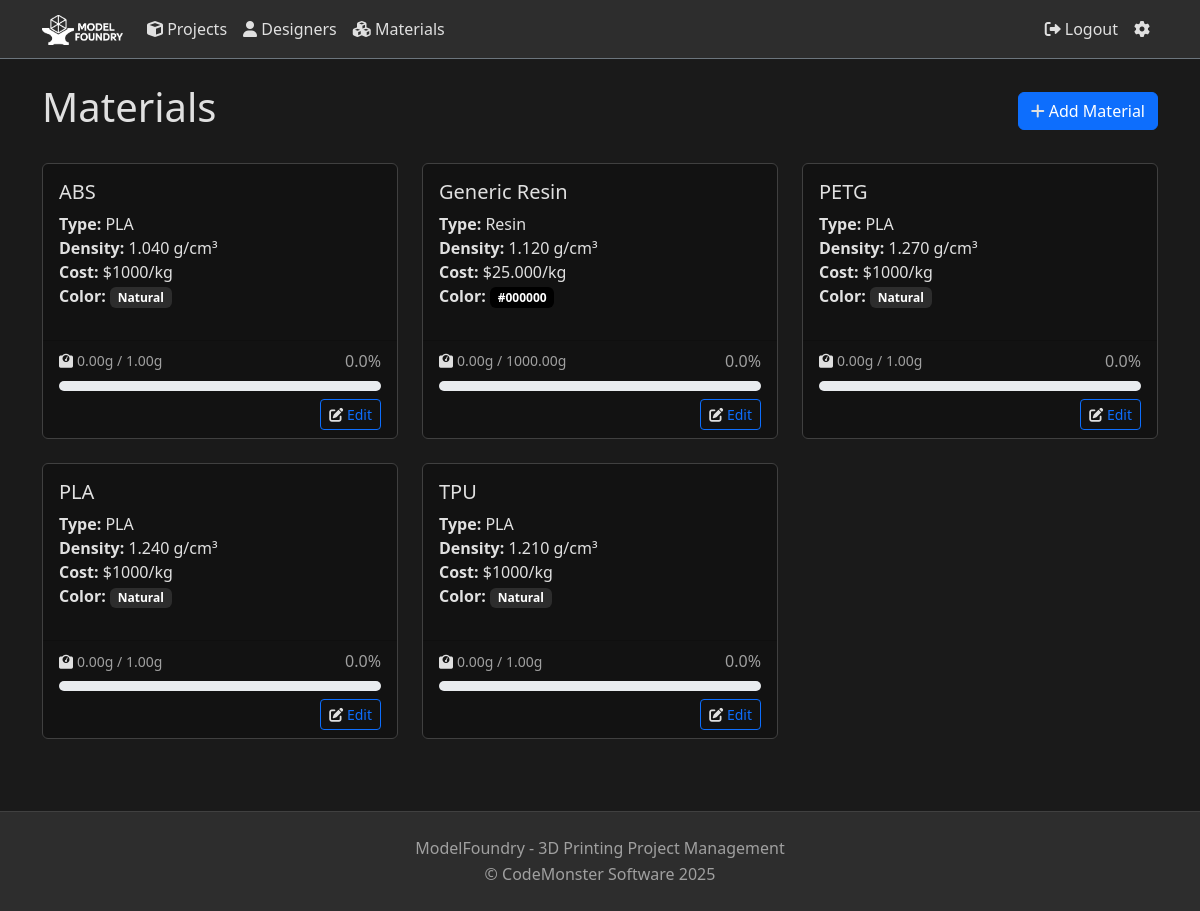
The app's page /materials/ (signed in) with its own data.
### projects/models.py (models this page shows, shortened)
class Material(models.Model):
    MATERIAL_TYPES = [
        ('PLA', 'PLA'),
        ('ABS', 'ABS'),
        ('PETG', 'PETG'),
        ('TPU', 'TPU'),
        ('Nylon', 'Nylon'),
        ('PC', 'Polycarbonate'),
        ('ASA', 'ASA'),
        ('HIPS', 'HIPS'),
        ('PVA', 'PVA'),
        ('Resin', 'Resin'),
        ('Other', 'Other'),
    ]
    name = models.CharField(max_length=100, unique=True)
    type = models.CharField(max_length=20, choices=MATERIAL_TYPES, default='PLA')
    description = models.TextField(blank=True)
    density = models.DecimalField(max_digits=10, decimal_places=3, null=True, blank=True, help_text='Density in grams per cubic centimeter (g/cm³)')
    color = models.CharField(max_length=50, blank=True, help_text='Default color for this material (optional)')
    is_active = models.BooleanField(default=True)
    brand = models.CharField(max_length=100, blank=True, help_text='Manufacturer or brand name')
    link = models.URLField(max_length=200, blank=True, help_text='Link to purchase or product page')
    cost = models.DecimalField(max_digits=10, decimal_places=2, null=True, blank=True, help_text='Total cost of the material')
    weight = models.DecimalField(max_digits=10, decimal_places=2, help_text='Total weight in grams')
    created_at = models.DateTimeField(auto_now_add=True)
    updated_at = models.DateTimeField(auto_now=True)
    @property
    def cost_per_kg(self):
        if self.weight and self.cost:
            return (self.cost / self.weight) * 1000
        return None
    @property
    def total_used(self):
        total_volume = Decimal('0')
        completed_parts = Part.objects.filter(material=self, completed=True)
        for part in completed_parts:
            if part.volume:
                volume_cm3 = Decimal(str(part.volume)) / Decimal('1000')
                total_volume += volume_cm3 * part.quantity
        if self.density and total_volume:
            return total_volume * self.density
        return Decimal('0')
    class Meta:
        ordering = ['name']

### projects/views.py (the view)
# urls.py: path('materials/', views.material_list, name='material_list'),
@login_required
def material_list(request):
    materials = Material.objects.filter(is_active=True).order_by('name')
    return render(request, 'projects/material_list.html', {
        'materials': materials,
    })

### projects/templatetags/material_filters.py (called while the page is built)
@register.filter
def div(value, arg):
    try:
        return Decimal(str(value)) / Decimal(str(arg))
    except (ValueError, ZeroDivisionError):
        return 0

@register.filter
def mul(value, arg):
    try:
        return Decimal(str(value)) * Decimal(str(arg))
    except ValueError:
        return 0

@register.filter
def color_tag(value):
    if not value:
        return ""
    return format_html(
        '<span class="badge" style="background-color: {}; color: white;">{}</span>',
        value,
        value
    )

### projects/templates/projects/material_list.html (shortened to what this page needs)
{% extends 'projects/base.html' %}
{% load material_filters %}
{% block content %}
<div class="container mt-4">
    <div class="d-flex justify-content-between align-items-center mb-4">
        <h1>Materials</h1>
        <a href="{% url 'projects:material_create' %}" class="btn btn-primary">
            <i class="fas fa-plus"></i> Add Material
        </a>
    </div>
    <div class="row">
        {% for material in materials %}
        <div class="col-md-6 col-lg-4 mb-4">
            <div class="card h-100">
                <div class="card-body">
                    <h5 class="card-title">{{ material.name }}</h5>
                    <ul class="list-unstyled">
                        <li><strong>Type:</strong> {{ material.get_type_display }}</li>
                        <li><strong>Density:</strong> {{ material.density }} g/cm³</li>
                        <li><strong>Cost:</strong> ${{ material.cost_per_kg }}/kg</li>
                        {% if material.color %}
                        <li><strong>Color:</strong> {{ material.color|color_tag }}</li>
                        {% endif %}
                    </ul>
                </div>
                <div class="card-footer">
                    <div class="d-flex justify-content-between align-items-center mb-2">
                        <small class="text-muted">
                            <i class="fas fa-weight me-1"></i>{{ material.total_used|floatformat:2 }}g / {{ material.weight }}g
                        </small>
                        <span class="text-muted">{{ material.total_used|div:material.weight|mul:100|floatformat:1 }}%</span>
                    </div>
                    <div class="progress" style="height: 10px;">
                    </div>
                    <div class="mt-2 text-end">
                        <a href="{% url 'projects:material_edit' material.id %}" class="btn btn-sm btn-outline-primary">
                            <i class="fas fa-edit"></i> Edit
                        </a>
                    </div>
                </div>
            </div>
        </div>
        {% empty %}
        <div class="col-12">
            <div class="alert alert-info">
                No materials found. <a href="{% url 'projects:material_create' %}">Add your first material</a>.
            </div>
        </div>
        {% endfor %}
    </div>
</div>
{% endblock %}

### projects/static/projects/css/style.css (style rules this page uses)
:root { --bg-dark: #1a1a1a; --bg-darker: #121212; --bg-grey: #2d2d2d; --text-light: #e0e0e0; --text-muted: #a0a0a0; --border-dark: #404040; --primary-color: #0d6efd; --border-color: var(--border-dark); }

### projects/templates/projects/base.html (style rules this page uses)
:root { --bg-dark: #1a1a1a; --bg-darker: #121212; --bg-grey: #2d2d2d; --text-light: #e0e0e0; --text-muted: #a0a0a0; --border-dark: #404040; --primary-color: #0d6efd; }
body { background-color: var(--bg-dark); color: var(--text-light); }
p, span, div, a, li, label, small, strong, em, i, b { color: var(--text-light); }
h1, h2, h3, h4, h5, h6, .h1, .h2, .h3, .h4, .h5, .h6, .display-1, .display-2, .display-3, .display-4, .display-5, .display-6, .card-title, .card-subtitle, .modal-title, .modal-header h1, .modal-header h2, .modal-header h3, .modal-header h4, .modal-header h5, .modal-header h6, .lead { color: var(--text-light) !important; }
h1, .h1 { font-size: 2.5rem; }
h5, .h5 { font-size: 1.25rem; }
.text-muted { color: var(--text-muted) !important; }
.card { background-color: var(--bg-darker); border-color: var(--border-dark); }
.btn-outline-primary { color: var(--primary-color); border-color: var(--primary-color); }
.badge { background-color: var(--bg-grey); color: var(--text-light); }

### records on screen
Material: name "ABS", type "PLA", density "1.040", cost_per_kg "1000", color|color_tag "Natural", total_used "0.00", weight "1.00", total_used|div "0.0"
Material: name "Generic Resin", type "Resin", density "1.120", cost_per_kg "25.000", color|color_tag "#000000", total_used "0.00", weight "1000.00", total_used|div "0.0"
Material: name "PETG", type "PLA", density "1.270", cost_per_kg "1000", color|color_tag "Natural", total_used "0.00", weight "1.00", total_used|div "0.0"
Material: name "PLA", type "PLA", density "1.240", cost_per_kg "1000", color|color_tag "Natural", total_used "0.00", weight "1.00", total_used|div "0.0"
Material: name "TPU", type "PLA", density "1.210", cost_per_kg "1000", color|color_tag "Natural", total_used "0.00", weight "1.00", total_used|div "0.0"
